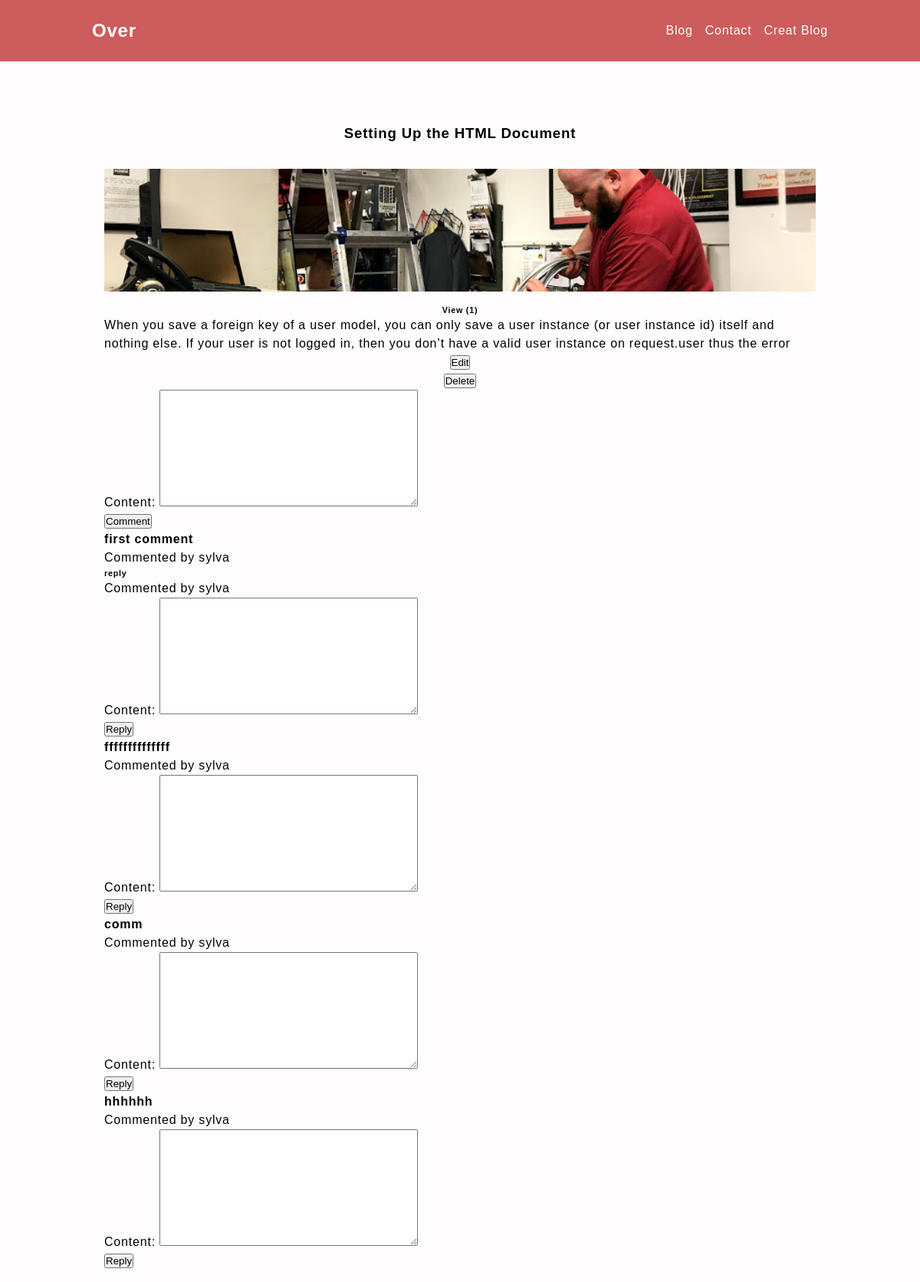
The page /9/post-detail/ (signed in) on the database its author committed.
### over/models.py (models this page shows, shortened)
class Post(models.Model):
  title = models.CharField(max_length=255)
  thumbnail = models.ImageField()
  content = models.TextField()
  date_created = models.DateTimeField(auto_now=True)
  author = models.ForeignKey(User, on_delete=models.CASCADE)
  featured = models.BooleanField(default=False)
  @property
  def count_view(self):
    return PostView.objects.filter(post=self).count()

class Comment(models.Model):
  content = models.TextField()
  user = models.ForeignKey(User, on_delete=models.CASCADE)
  post = models.ForeignKey('Post', on_delete=models.CASCADE)
  date_commented = models.DateTimeField(auto_now_add=True)
  reply = models.ForeignKey('Comment', on_delete=models.CASCADE, null=True, related_name='replies')

### over/views.py (the view)
# urls.py: path('<pk>/post-detail/', post_detail, name="post_detail"),
def post_detail(request, pk):
  post = get_object_or_404(Post, pk=pk)
  post_comments = Comment.objects.filter(post=post, reply=None)
  if request.method == 'POST':
    comment_form = CommentForm(request.POST)
    if comment_form.is_valid():
      content = comment_form.cleaned_data.get('content')
      reply_id = request.POST.get('reply_id')
      comment_reply = None
      if reply_id:
        comment_reply = Comment.objects.get(id=reply_id)
      commented = Comment.objects.create(user=request.user, post=post, content=content, reply=comment_reply)
      commented.save()
      return redirect(post.get_absolute_url())
  else:
    comment_form = CommentForm()
  PostView.objects.get_or_create(user=request.user, post=post)
  context = {'post': post, 'post_comments': post_comments, 'comment_form':comment_form}
  return render(request, 'over/post_detail.html', context)

### over/forms.py
class CommentForm(forms.ModelForm):
  class Meta:
    model = Comment
    fields = ['content']

### template/over/post_detail.html (shortened to what this page needs)
{% extends 'over/base.html' %} {% load static %} {% block content %}
<div class="post_card_detail">
  <div class="post_card_title_info">
    <h3>{{post.title}}</h3>
  </div>
  <img src="{{post.thumbnail.url}}" alt="I dont know" />
  <h6> View ({{post.count_view}})</h6>
  <p>{{post.content}}</p>
  <a href=" {% url 'post_update' post.id %} ">
  <button>Edit</button>
  </a>
  <a href=" {% url 'post_delete' post.id %} ">
  <button>Delete</button>
  </a>
</div>
{% if request.user.is_authenticated %}
  <form action="" method="post">
  {{comment_form.as_p}}
  <button type="submit">Comment</button>
  </form>
  {% for comment in post_comments  %}
  <h4>{{comment.content}}</h4>
  <p>Commented by {{comment.user.username}} </p>
  {% for reply in comment.replies.all  %}
  <h6>{{reply.content}}</h6>
  <p>Commented by {{reply.user.username}} </p>
  {% endfor %}
  <form action="" method="post">
  {{comment_form.as_p}}
  <button type="submit">Reply</button>
  </form>
  {% endfor %}
  {% else %}
  <h4>Please login to comment</h4>
{% endif %}
{% endblock content %}

### static/css/index.css (style rules this page uses)
:root { box-sizing: border-box; }
body { font-family: Helvetica, sans-serif; background-color: rgb(255, 253, 253); line-height: 1.5; letter-spacing: .05em; }
a { text-decoration: none; }
img { width: 10em; height: 10em; object-fit: cover; }
.post_card_title_info { padding: 2em 1em; }
.post_card_detail { display: flex; width: 100%; flex-direction: column; align-items: center; }
.post_card_detail img { width: 100%; margin-bottom: 1em; object-fit: cover; }

### rows shown on the page
Post: title "Setting Up the HTML Document", thumbnail (picture), count_view "1", content "When you save a foreign key of a user model, you can only save a user instance (or user instance id) itself and nothing else. If your user is not logged in, then you don’t have a valid user instance on request.user thus the error"
Comment: content "first comment", user.username "sylva"
Comment: content "reply", user.username "sylva"
Comment: content "ffffffffffffff", user.username "sylva"
Comment: content "comm", user.username "sylva"
Comment: content "hhhhhh", user.username "sylva"
